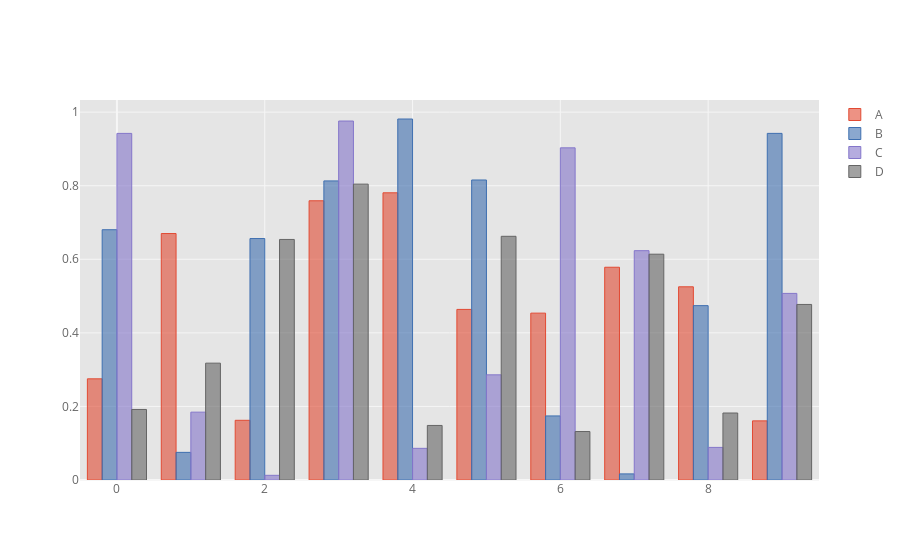

Notebook cell for this chart:
### Code cell
df = pd.DataFrame(np.random.rand(10, 4), columns=['A', 'B', 'C', 'D'])
df.iplot(kind='bar')

### Figure 1 — Plotly figure (JSON) as saved in the notebook; plotly's stock layout.template omitted (floating-point values rounded to 4 significant figures)
{"data": [{"marker": {"color": "rgba(226, 74, 51, 0.6)", "line": {"color": "rgba(226, 74, 51, 1.0)", "width": 1}}, "name": "A", "orientation": "v", "text": "", "type": "bar", "x": [0, 1, 2, 3, 4, 5, 6, 7, 8, 9], "y": [0.275, 0.67, 0.1623, 0.7591, 0.7807, 0.4637, 0.4536, 0.5784, 0.5252, 0.1607]}, {"marker": {"color": "rgba(62, 111, 176, 0.6)", "line": {"color": "rgba(62, 111, 176, 1.0)", "width": 1}}, "name": "B", "orientation": "v", "text": "", "type": "bar", "x": [0, 1, 2, 3, 4, 5, 6, 7, 8, 9], "y": [0.6804, 0.07513, 0.6564, 0.813, 0.9814, 0.8156, 0.1742, 0.01659, 0.474, 0.9423]}, {"marker": {"color": "rgba(132, 118, 202, 0.6)", "line": {"color": "rgba(132, 118, 202, 1.0)", "width": 1}}, "name": "C", "orientation": "v", "text": "", "type": "bar", "x": [0, 1, 2, 3, 4, 5, 6, 7, 8, 9], "y": [0.9422, 0.1845, 0.01272, 0.9759, 0.08606, 0.2859, 0.903, 0.6234, 0.08861, 0.5073]}, {"marker": {"color": "rgba(101, 101, 101, 0.6)", "line": {"color": "rgba(101, 101, 101, 1.0)", "width": 1}}, "name": "D", "orientation": "v", "text": "", "type": "bar", "x": [0, 1, 2, 3, 4, 5, 6, 7, 8, 9], "y": [0.1918, 0.3177, 0.654, 0.8043, 0.1483, 0.6625, 0.1318, 0.6139, 0.1821, 0.4772]}], "layout": {"legend": {"bgcolor": "#FFFFFF", "font": {"color": "#666666"}}, "paper_bgcolor": "#FFFFFF", "plot_bgcolor": "#E5E5E5", "title": {"font": {"color": "#151516"}}, "xaxis": {"gridcolor": "#F6F6F6", "showgrid": true, "tickfont": {"color": "#666666"}, "title": {"font": {"color": "#666666"}, "text": ""}, "zerolinecolor": "#F6F6F6"}, "yaxis": {"gridcolor": "#F6F6F6", "showgrid": true, "tickfont": {"color": "#666666"}, "title": {"font": {"color": "#666666"}, "text": ""}, "zerolinecolor": "#F6F6F6"}}}
